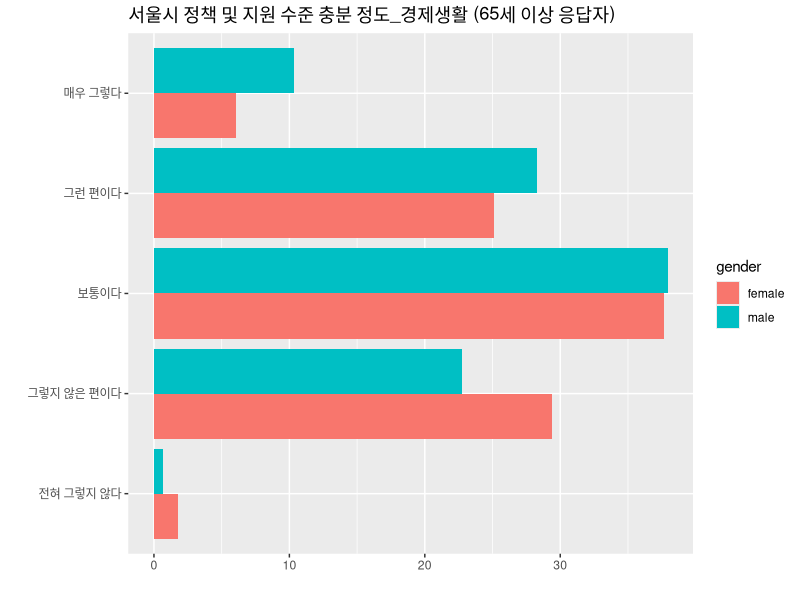
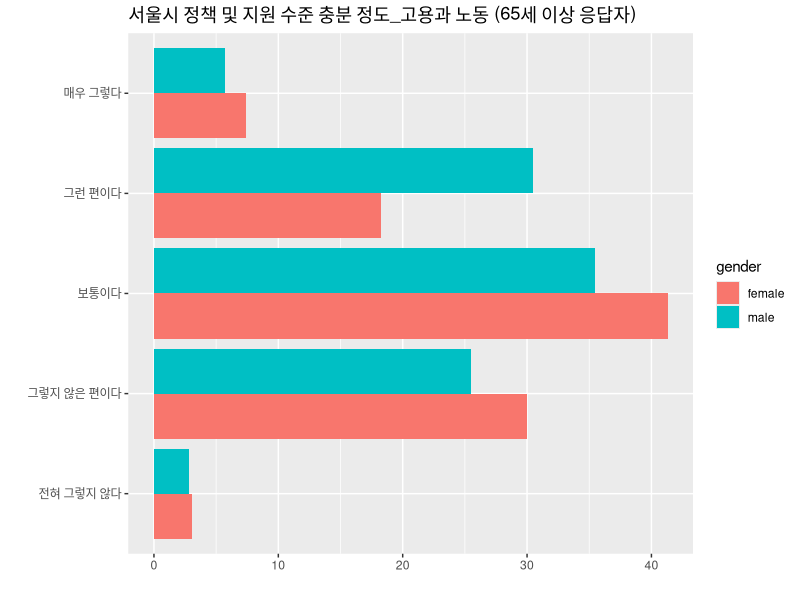
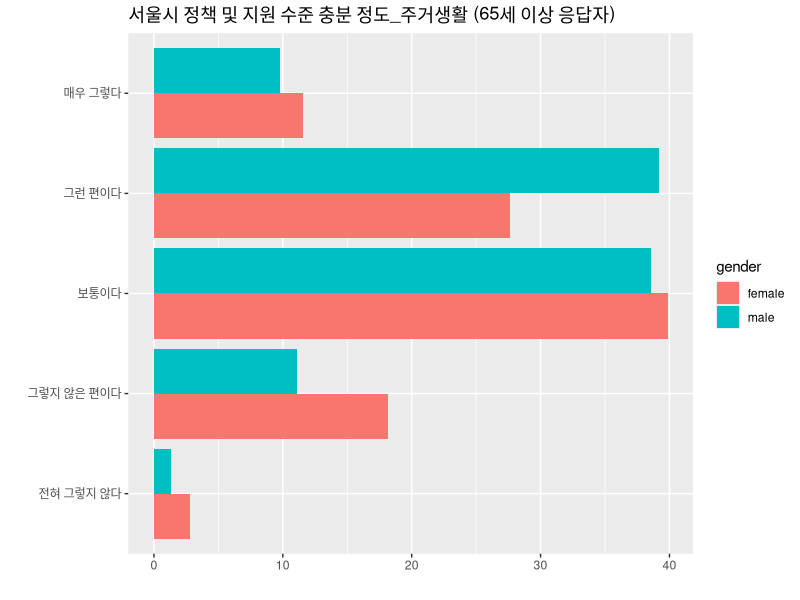
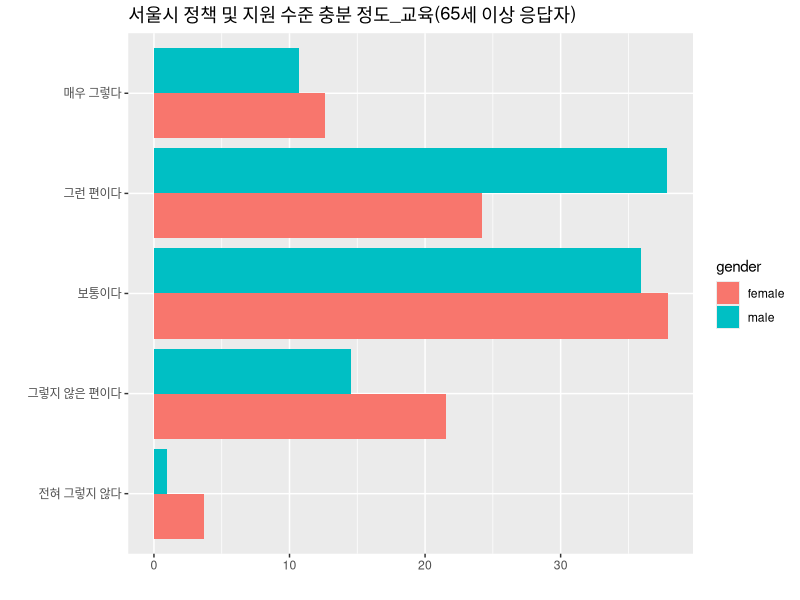
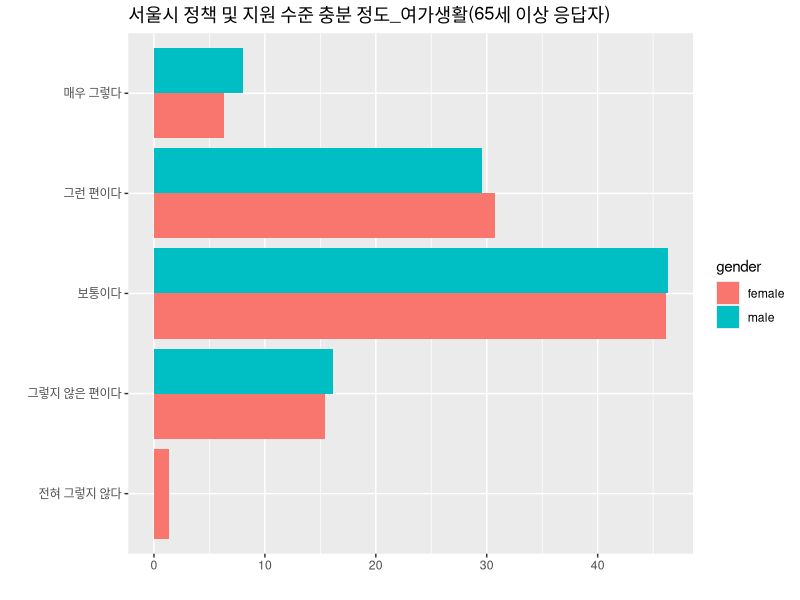
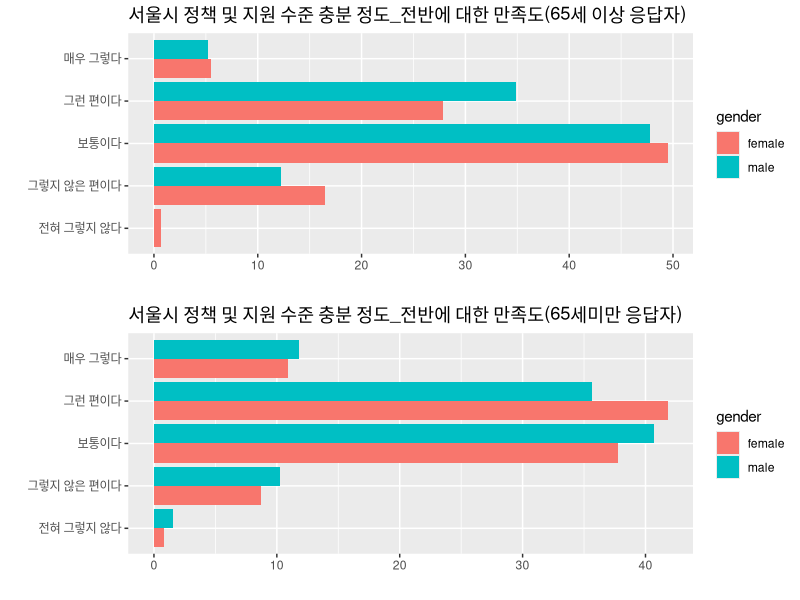
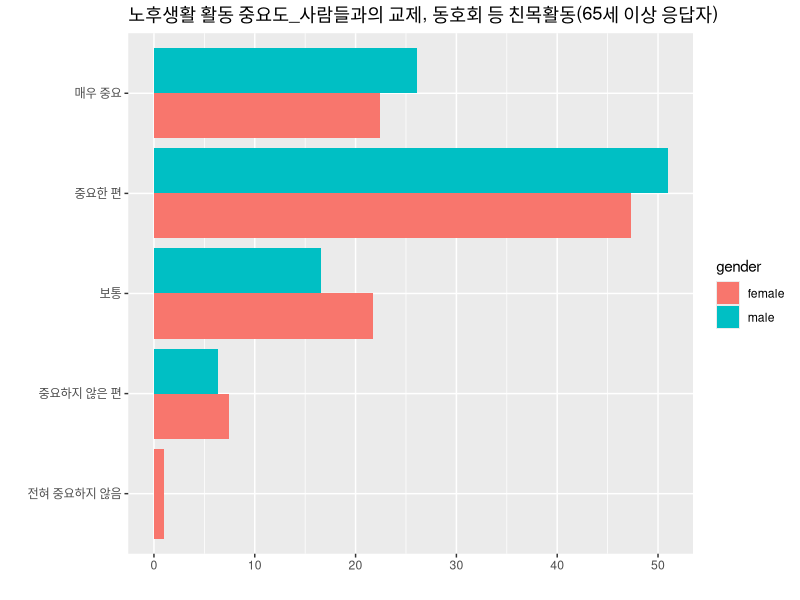
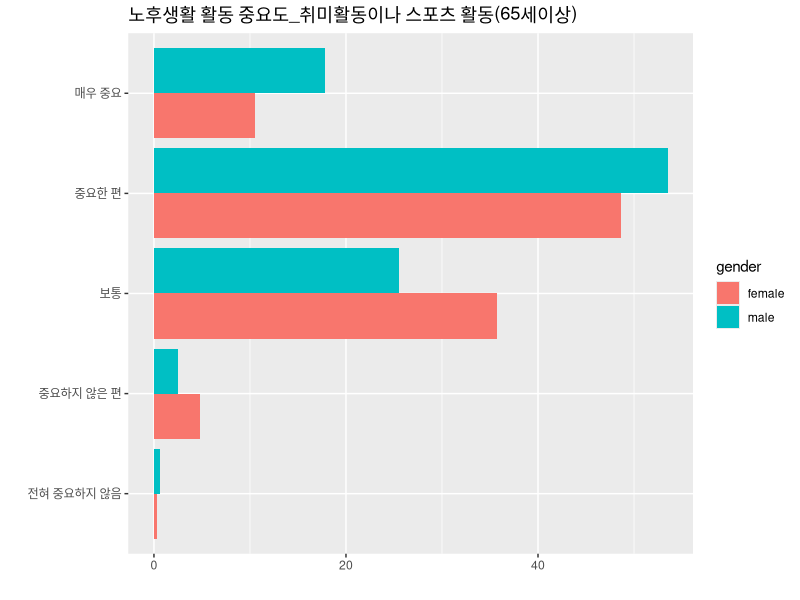

Here is the R script that generated these plots, in order:
## ---- chunk 1
library(dplyr)
library(readxl)
library(ggplot2)
library(gridExtra)

df_data <- read_excel("raw_data.xlsx")
## ---- chunk 2
table(df_data$respondent) #설문 응답자의 가구원 번호 (1~6)

female <- df_data %>%
  filter(respondent==1 & A1_3_1==2 
         |respondent==2 & A1_3_2==2 
         |respondent==3 & A1_3_3==2
         |respondent==4 & A1_3_4==2
         |respondent==5 & A1_3_5==2
         |respondent==6 & A1_3_6==2)


dim(female) #응답자 중 여성의 수

male <- df_data %>%
  filter(respondent==1 & A1_3_1==1 
         |respondent==2 & A1_3_2==1 
         |respondent==3 & A1_3_3==1
         |respondent==4 & A1_3_4==1
         |respondent==5 & A1_3_5==1
         |respondent==6 & A1_3_6==1)

dim(male) #응답자 중 남성의 수 

female_senior <- female %>%
  filter(respondent==1 & age_1>= 65
         |respondent==2 & age_2>=65
         |respondent==3 & age_3>=65
         |respondent==4 & age_4>=65
         |respondent==5 & age_5>=65
         |respondent==6 & age_6>=65)

dim(female_senior) #여성 응답자 중 노인의 수

female_notsenior <- female %>%
  filter(respondent==1 & age_1< 65
         |respondent==2 & age_2<65
         |respondent==3 & age_3<65
         |respondent==4 & age_4<65
         |respondent==5 & age_5<65
         |respondent==6 & age_6<65)

dim(female_notsenior) #여성 응답자 중 노인이 아닌 수

male_senior <- male %>% 
  filter(respondent==1 & age_1>=65 
         |respondent==2 & age_2 >=65 
         |respondent==3 & age_3 >= 65 
         |respondent==4 & age_4 >=65 
         |respondent==5 & age_5 >= 65 
         |respondent==6 & age_6 >=65 )


dim(male_senior) #남성 응답자 중 노인의 수

male_notsenior <- male %>%
  filter(respondent==1 & age_1< 65
         |respondent==2 & age_2<65
         |respondent==3 & age_3<65
         |respondent==4 & age_4<65
         |respondent==5 & age_5<65
         |respondent==6 & age_6<65)

dim(male_notsenior) #남성 응답자 중 노인이 아닌 수 

## ---- chunk 3
female_satisfaction_senior_1 <- female_senior %>%
  filter(!is.na(F4_1)) %>%
  group_by(F4_1) %>%
  summarise(ratio=n()/279*100)

male_satisfaction_senior_1 <- male_senior %>%
  filter(!is.na(F4_1)) %>%
  group_by(F4_1) %>%
  summarise(ratio=n()/145*100)

female_satisfaction_senior_1$gender<-c("female")
male_satisfaction_senior_1$gender<-c("male")

total_satisfaction_senior_1<-rbind(female_satisfaction_senior_1,male_satisfaction_senior_1)

ggplot(data=total_satisfaction_senior_1) +
  geom_bar(mapping = aes(x=F4_1,y=ratio, fill=as.factor(gender)),stat="identity", position = "dodge") + 
  scale_fill_discrete(name="gender")+ xlab('') + ylab('')+ coord_flip()+
  scale_x_discrete(limits = c("전혀 그렇지 않다","그렇지 않은 편이다","보통이다","그런 편이다","매우 그렇다"))+
  ggtitle("서울시 정책 및 지원 수준 충분 정도_경제생활 (65세 이상 응답자)")
## ---- chunk 4

####서울시 정책 및 지원 수준 충분 정도_고용과 노동 (65세 이상 응답자) ####

female_satisfaction_senior_2 <- female_senior %>%
  filter(!is.na(F4_2)) %>%
  group_by(F4_2) %>%
  summarise(ratio=n()/230*100)

male_satisfaction_senior_2 <- male_senior %>%
  filter(!is.na(F4_2)) %>%
  group_by(F4_2) %>%
  summarise(ratio=n()/141*100)



female_satisfaction_senior_2$gender<-c("female")
male_satisfaction_senior_2$gender<-c("male")


total_satisfaction_senior_2 <- rbind(female_satisfaction_senior_2,male_satisfaction_senior_2)

graph3<-ggplot(data=total_satisfaction_senior_2) +
  geom_bar(mapping = aes(x=F4_2,y=ratio, fill=as.factor(gender)),stat="identity", position = "dodge") + 
  scale_fill_discrete(name="gender")+ xlab('') + ylab('')+ coord_flip()+
  scale_x_discrete(limits = c("전혀 그렇지 않다","그렇지 않은 편이다","보통이다","그런 편이다","매우 그렇다"))+
  ggtitle("서울시 정책 및 지원 수준 충분 정도_고용과 노동 (65세 이상 응답자)")
ggplot(data=total_satisfaction_senior_2) +
  geom_bar(mapping = aes(x=F4_2,y=ratio, fill=as.factor(gender)),stat="identity", position = "dodge") + 
  scale_fill_discrete(name="gender")+ xlab('') + ylab('')+ coord_flip()+
  scale_x_discrete(limits = c("전혀 그렇지 않다","그렇지 않은 편이다","보통이다","그런 편이다","매우 그렇다"))+
  ggtitle("서울시 정책 및 지원 수준 충분 정도_고용과 노동 (65세 이상 응답자)")


## ---- chunk 5
####서울시 정책 및 지원 수준 충분 정도_주거생활 (65세 이상 응답자)####

female_satisfaction_senior_3 <- female_senior %>%
  filter(!is.na(F4_3)) %>%
  group_by(F4_3) %>%
  summarise(ratio=n()/286*100)

male_satisfaction_senior_3 <- male_senior %>%
  filter(!is.na(F4_3)) %>%
  group_by(F4_3) %>%
  summarise(ratio=n()/153*100)

female_satisfaction_senior_3$gender<-c("female")
male_satisfaction_senior_3$gender<-c("male")


total_satisfaction_senior_3 <- rbind(female_satisfaction_senior_3,male_satisfaction_senior_3)

ggplot(data=total_satisfaction_senior_3) +
  geom_bar(mapping = aes(x=F4_3,y=ratio, fill=as.factor(gender)),stat="identity", position = "dodge") + 
  scale_fill_discrete(name="gender")+ xlab('') + ylab('')+ coord_flip()+
  scale_x_discrete(limits = c("전혀 그렇지 않다","그렇지 않은 편이다","보통이다","그런 편이다","매우 그렇다"))+
  ggtitle("서울시 정책 및 지원 수준 충분 정도_주거생활 (65세 이상 응답자)")


## ---- chunk 6

####서울시 정책 및 지원 수준 충분 정도_교육 (65세 이상 응답자) ####

female_satisfaction_senior_6 <- female_senior %>%
  filter(!is.na(F4_6)) %>%
  group_by(F4_6) %>%
  summarise(ratio=n()/190*100)

male_satisfaction_senior_6 <- male_senior %>%
  filter(!is.na(F4_6)) %>%
  group_by(F4_6) %>%
  summarise(ratio=n()/103*100)

female_satisfaction_senior_6$gender<-c("female")
male_satisfaction_senior_6$gender<-c("male")

total_satisfaction_senior_6 <- rbind(female_satisfaction_senior_6,male_satisfaction_senior_6)

graph3<-ggplot(data=total_satisfaction_senior_6) +
  geom_bar(mapping = aes(x=F4_6,y=ratio, fill=as.factor(gender)),stat="identity", position = "dodge") + 
  scale_fill_discrete(name="gender")+ xlab('') + ylab('')+ coord_flip()+
  scale_x_discrete(limits = c("전혀 그렇지 않다","그렇지 않은 편이다","보통이다","그런 편이다","매우 그렇다"))+
  ggtitle("서울시 정책 및 지원 수준 충분 정도_교육(65세 이상 응답자)")
ggplot(data=total_satisfaction_senior_6) +
  geom_bar(mapping = aes(x=F4_6,y=ratio, fill=as.factor(gender)),stat="identity", position = "dodge") + 
  scale_fill_discrete(name="gender")+ xlab('') + ylab('')+ coord_flip()+
  scale_x_discrete(limits = c("전혀 그렇지 않다","그렇지 않은 편이다","보통이다","그런 편이다","매우 그렇다"))+
  ggtitle("서울시 정책 및 지원 수준 충분 정도_교육(65세 이상 응답자)")
## ---- chunk 7
####서울시 정책 및 지원 수준 충분 정도_여가생활 (노인층)####

female_satisfaction_senior_7 <- female_senior %>%
  filter(!is.na(F4_7)) %>%
  group_by(F4_7) %>%
  summarise(ratio=n()/286*100)

male_satisfaction_senior_7 <- male_senior %>%
  filter(!is.na(F4_7)) %>%
  group_by(F4_7) %>%
  summarise(ratio=n()/149*100)

female_satisfaction_senior_7$gender<-c("female")
male_satisfaction_senior_7$gender<-c("male")


total_satisfaction_senior_7 <- rbind(female_satisfaction_senior_7,male_satisfaction_senior_7)


ggplot(data=total_satisfaction_senior_7) +
  geom_bar(mapping = aes(x=F4_7,y=ratio, fill=as.factor(gender)),stat="identity", position = "dodge") + 
  scale_fill_discrete(name="gender")+ xlab('') + ylab('')+ coord_flip()+
  scale_x_discrete(limits = c("전혀 그렇지 않다","그렇지 않은 편이다","보통이다","그런 편이다","매우 그렇다"))+
  ggtitle("서울시 정책 및 지원 수준 충분 정도_여가생활(65세 이상 응답자)")


## ---- chunk 8
####서울시 정책 및 지원 수준 충분 정도_위의 사항을 모두 고려한 전반적 지원 수준 (65세 이상)####

female_satisfaction_senior_8 <- female_senior %>%
  filter(!is.na(F4_8)) %>%
  group_by(F4_8) %>%
  summarise(ratio=n()/291*100)

male_satisfaction_senior_8 <- male_senior %>%
  filter(!is.na(F4_8)) %>%
  group_by(F4_8) %>%
  summarise(ratio=n()/155*100)


female_satisfaction_senior_8$gender<-c("female")
male_satisfaction_senior_8$gender<-c("male")


total_satisfaction_senior_8 <- rbind(female_satisfaction_senior_8,male_satisfaction_senior_8)

graph1<-ggplot(data=total_satisfaction_senior_8) +
  geom_bar(mapping = aes(x=F4_8,y=ratio, fill=as.factor(gender)),stat="identity", position = "dodge") + 
  scale_fill_discrete(name="gender")+ xlab('') + ylab('')+ coord_flip()+
  scale_x_discrete(limits = c("전혀 그렇지 않다","그렇지 않은 편이다","보통이다","그런 편이다","매우 그렇다"))+
  ggtitle("서울시 정책 및 지원 수준 충분 정도_전반에 대한 만족도(65세 이상 응답자)")


####서울시 정책 및 지원 수준 충분 정도_위의 사항을 모두 고려한 전반적 지원 수준(65세 미만)####

female_satisfaction_notsenior_8 <- female_notsenior %>%
  filter(!is.na(F4_8)) %>%
  group_by(F4_8) %>%
  summarise(ratio=n()/1885*100)

male_satisfaction_notsenior_8 <- male_notsenior %>%
  filter(!is.na(F4_8)) %>%
  group_by(F4_8) %>%
  summarise(ratio=n()/651*100)


female_satisfaction_notsenior_8$gender<-c("female")
male_satisfaction_notsenior_8$gender<-c("male")


total_satisfaction_notsenior_8 <- rbind(female_satisfaction_notsenior_8,male_satisfaction_notsenior_8)


graph2<-ggplot(data=total_satisfaction_notsenior_8) +
  geom_bar(mapping = aes(x=F4_8,y=ratio, fill=as.factor(gender)),stat="identity", position = "dodge") + 
  scale_fill_discrete(name="gender")+ xlab('') + ylab('')+ coord_flip()+
  scale_x_discrete(limits = c("전혀 그렇지 않다","그렇지 않은 편이다","보통이다","그런 편이다","매우 그렇다"))+
  ggtitle("서울시 정책 및 지원 수준 충분 정도_전반에 대한 만족도(65세미만 응답자)")

grid.arrange(graph1, graph2, nrow=2)

## ---- chunk 9
####노후생활 활동 중요도_사람들과의 교제, 동호회 등 친목활동(65세 이상)####
female_important_senior_2 <- female_senior %>%
  filter(!is.na(F15_2)) %>%
  group_by(F15_2) %>%
  summarise(ratio=n()/294*100)

male_important_senior_2 <- male_senior %>%
  filter(!is.na(F15_2)) %>%
  group_by(F15_2) %>%
  summarise(ratio=n()/157*100)



female_important_senior_2$gender<-c("female")
male_important_senior_2$gender<-c("male")


total_important_senior_2 <- rbind(female_important_senior_2,male_important_senior_2)


ggplot(data=total_important_senior_2) +
  geom_bar(mapping = aes(x=F15_2,y=ratio, fill=as.factor(gender)),stat="identity", position = "dodge") + 
  scale_fill_discrete(name="gender")+ xlab('') + ylab('')+ coord_flip()+
  scale_x_discrete(limits = c("전혀 중요하지 않음","중요하지 않은 편","보통","중요한 편","매우 중요"))+
  ggtitle("노후생활 활동 중요도_사람들과의 교제, 동호회 등 친목활동(65세 이상 응답자)")

## ---- chunk 10

####노후생활 활동 중요도_취미활동이나 스포츠 활동(노인층)####
female_important_senior_1 <- female_senior %>%
  filter(!is.na(F15_1)) %>%
  group_by(F15_1) %>%
  summarise(ratio=n()/294*100)

male_important_senior_1 <- male_senior %>%
  filter(!is.na(F15_1)) %>%
  group_by(F15_1) %>%
  summarise(ratio=n()/157*100)


female_important_senior_1$gender<-c("female")
male_important_senior_1$gender<-c("male")


total_important_senior_1 <- rbind(female_important_senior_1,male_important_senior_1)


ggplot(data=total_important_senior_1) +
  geom_bar(mapping = aes(x=F15_1,y=ratio, fill=as.factor(gender)),stat="identity", position = "dodge") + 
  scale_fill_discrete(name="gender")+ xlab('') + ylab('')+ coord_flip()+
  scale_x_discrete(limits = c("전혀 중요하지 않음","중요하지 않은 편","보통","중요한 편","매우 중요"))+
  ggtitle("노후생활 활동 중요도_취미활동이나 스포츠 활동(65세이상)")

## ---- chunk 11
####노후생활 활동 중요도_건강이 허락하는 한 경제활동 참여(65세 이상 응답자)####

female_important_senior_3 <- female_senior %>%
  filter(!is.na(F15_3)) %>%
  group_by(F15_3) %>%
  summarise(ratio=n()/294*100)

male_important_senior_3 <- male_senior %>%
  filter(!is.na(F15_3)) %>%
  group_by(F15_3) %>%
  summarise(ratio=n()/157*100)


female_important_senior_3$gender<-c("female")
male_important_senior_3$gender<-c("male")


total_important_senior_3 <- rbind(female_important_senior_3,male_important_senior_3)


ggplot(data=total_important_senior_3) +
  geom_bar(mapping = aes(x=F15_3,y=ratio, fill=as.factor(gender)),stat="identity", position = "dodge") + 
  scale_fill_discrete(name="gender")+ xlab('') + ylab('')+ coord_flip()+
  scale_x_discrete(limits = c("전혀 중요하지 않은 편","중요하지 않은 편","보통","중요한 편","매우 중요"))+
  ggtitle("노후생활 활동 중요도_건강이 허락하는 한 경제활동 참여(65세이상 응답자)")


## ---- chunk 12

#####노후생활 활동 중요도_배움을 통한 자기계발(65세 이상 응답자)-완료####

female_important_senior_5 <- female_senior %>%
  filter(!is.na(F15_5)) %>%
  group_by(F15_5) %>%
  summarise(ratio=n()/294*100)

male_important_senior_5 <- male_senior %>%
  filter(!is.na(F15_5)) %>%
  group_by(F15_5) %>%
  summarise(ratio=n()/157*100)

female_important_senior_5$gender<-c("female")
male_important_senior_5$gender<-c("male")

total_important_senior_5 <- rbind(female_important_senior_5,male_important_senior_5)

ggplot(data=total_important_senior_5) +
  geom_bar(mapping = aes(x=F15_5,y=ratio, fill=as.factor(gender)),stat="identity", position = "dodge") + coord_flip()+
  scale_x_discrete(limits = c("전혀 중요하지 않은 편","중요하지 않은 편","보통","중요한 편","매우 중요"))+
  scale_fill_discrete(name="gender")+ xlab('') + ylab('')+ 
  ggtitle("노후생활 활동 중요도_배움을 통한 자기계발(65세이상응답자)")

## ---- chunk 13

femalesenior_1<- female_senior %>%
  filter(!is.na(F15_5) & !is.na(F4_6) & F15_5>=4) %>%
  group_by(F4_6) %>%
  summarise(ratio=n()/93*100) %>%
  arrange(desc(ratio))

malesenior_1<- male_senior %>%
  filter(!is.na(F15_5) & !is.na(F4_6) & F15_5>=4) %>%
  group_by(F4_6) %>%
  summarise(ratio=n()/59*100) %>%
  arrange(desc(ratio))

femalesenior_1$gender<-c("female")
malesenior_1$gender<-c("male")

totalesenior_1 <- rbind(femalesenior_1,malesenior_1)

graph4<-ggplot(data=totalesenior_1) +
  geom_bar(mapping = aes(x=F4_6,y=ratio, fill=as.factor(gender)),stat="identity", position = "dodge") + coord_flip()+
  scale_x_discrete(limits = c("전혀 그렇지 않다","그렇지 않은 편이다","보통이다","그런 편이다","매우 그렇다"))+
  scale_fill_discrete(name="gender")+ xlab('') + ylab('')+ 
  ggtitle("배움을 통한 자기계발을 중요하게 여기는 노인 응답자의 교육 만족도(65세이상응답자)")

grid.arrange(graph3, graph4, nrow=2)
